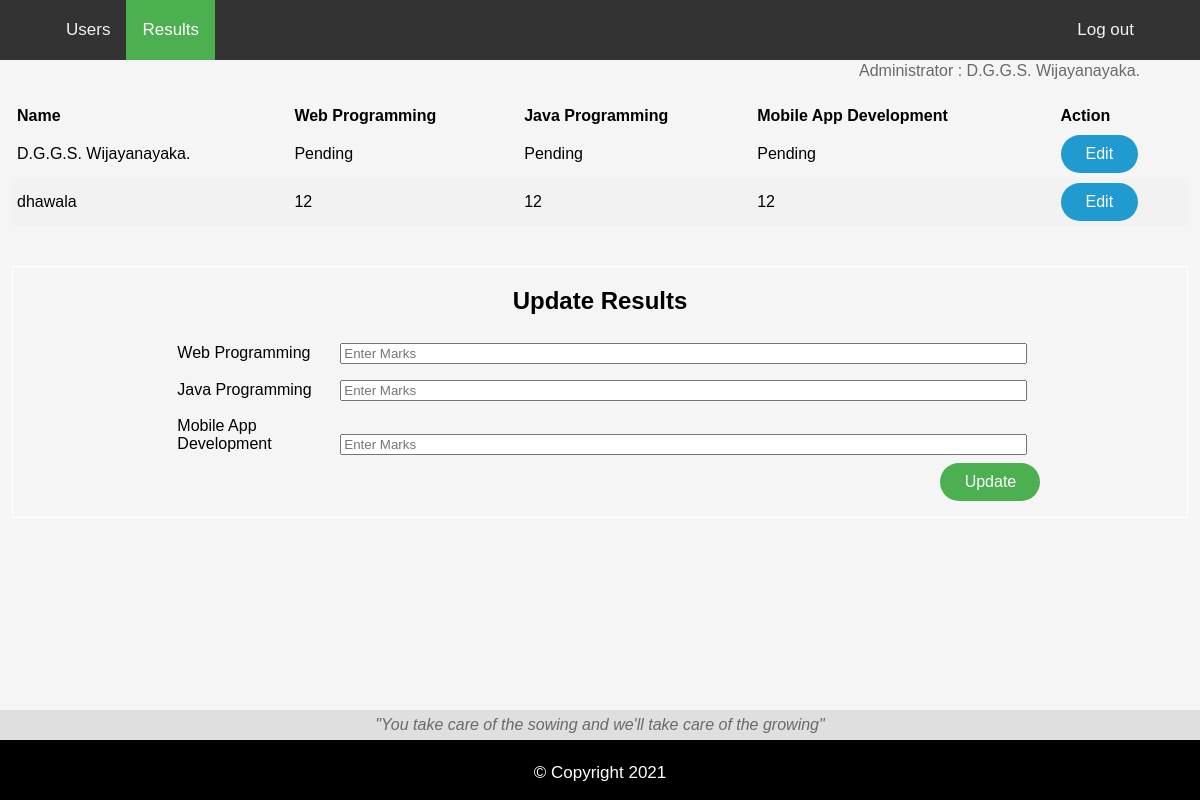
Screenshot of /results.php (signed in) with the database file from the repository.
### tables this page shows
CREATE TABLE IF NOT EXISTS `users` (
  `UserId` int(11) NOT NULL,
  `UserName` varchar(100) NOT NULL,
  `LoginName` varchar(100) NOT NULL,
  `Password` varchar(32) NOT NULL,
  `Privilege` varchar(13) NOT NULL,
  `Web` varchar(7) NOT NULL,
  `Java` varchar(7) NOT NULL,
  `Mobile` varchar(7) NOT NULL,
  PRIMARY KEY (`UserId`),
  UNIQUE KEY `LoginName` (`LoginName`)
);

### process.php (called while the page is built, shortened)
<?php
$Web = "Enter Marks";
$Java = "Enter Marks";
$Mobile = "Enter Marks";
?>

### results.php (the view, shortened to what this page needs)
<?php include("process.php");?>
<?php include("header.php"); ?>
<?php include("navbar.php"); ?>
<?php include("top.php"); ?>
<?php if (!empty($_SESSION['UID'])):?>
	<div class="Container">
		<?php
			$Command="SELECT * FROM users WHERE Privilege='Student'";
			$Result = $Connection->query($Command);
		?>
		<div class="row justify">
			<table class="Table">
				<thead>
					<tr>
						<th>Name</th>
						<th>Web Programming</th>
						<th>Java Programming</th>
						<th>Mobile App Development</th>
						<th>Action</th>
					</tr>
				</thead>
				<?php while($Row=$Result->fetch_assoc()): ?>
					<tr>
						<td><?php echo $Row['UserName']; ?></td>
						<td><?php echo $Row['Web']; ?></td>
						<td><?php echo $Row['Java']; ?></td>
						<td><?php echo $Row['Mobile']; ?></td>
						<td>
							<a href="results.php?EditMarks=<?php echo $Row['UserId']; ?>" class="btn btn-info"> Edit </a>
						</td>
					</tr>
				<?php
					endwhile;
				?>
			</table>
		</div>
		<div class="AddMarks">
			<h2>Update Results</h2>
			<form method="POST" action="process.php" class="form-container" onSubmit="return checkform()">
				<div class="InputBox">
					<label> Web Programming </label>
					<input type="text" placeholder="<?php echo $Web; ?>" name="Web" class="TextBox">
				</div>
				<div class="InputBox">
					<label> Java Programming </label>
					<input type="text" placeholder="<?php echo $Java; ?>" name="Java" class="TextBox">
				</div>
				<div class="InputBox">
					<label> Mobile App Development </label>
					<input type="text" placeholder="<?php echo $Mobile; ?>" name="Mobile" class="TextBox">
				</div>
				<input type="submit" name="UpdateMarks" value="Update" id="Marks-Submit">
			</form>
		</div>
	</div>
<?php endif?>
<?php include("footer.php"); ?>

### css/style.css (style rules this page uses)
body { margin:0; padding:0; font-family:sans-serif; background-color:#f5f5f5; overflow: auto; }
.btn-info { padding: 10px 25px; text-align: center; display: inline-block; color:#fff; background-color:#1F9BCF; border-color:#1F9BCF; appearance: button; text-decoration: none; border-radius: 50px; }
.Container { min-height:60%; width:98%; padding-top:20px; padding-right:10px; padding-left:10px; margin-right:auto; margin-left:auto; }
table { border-collapse: collapse; width: 100%; }
th, td { text-align: left; padding: 5px; }
tr:nth-child(even) { background-color: #f2f2f2; }
.AddUser, .AddMarks { width:100%; margin-top:40px; margin-bottom:100px; margin-left:0%; margin-right:0%; box-sizing:border-box; border:1px solid white; display:inline-block; }
.InputBox { margin: auto; width: 90%; padding: 8px; }
.AddUser label, .AddMarks label { display: inline-block; margin-left:10%; width:15%; }
.TextBox { margin-left:0%; width:65%; }
.AddUser h2, .AddMarks h2, .Container h2 { text-align:center; }
.AddUser input[type="submit"], .AddMarks input[type="submit"] { width:100px; background:#4CAF50; border:none; outline:none; color:#fff; font-size:16px; padding:10px 20px; cursor:pointer; border-radius:50px; position:relative; margin-left:43%; margin-right:auto; }
#Marks-Submit { margin-left:79%; }

### rows the page displays
users: UserName "D.G.G.S. Wijayanayaka.", Web "Pending", Java "Pending", Mobile "Pending"
users: UserName "dhawala", Web "12", Java "12", Mobile "12"

### other values shown
$_SESSION['UName'] "D.G.G.S. Wijayanayaka."
